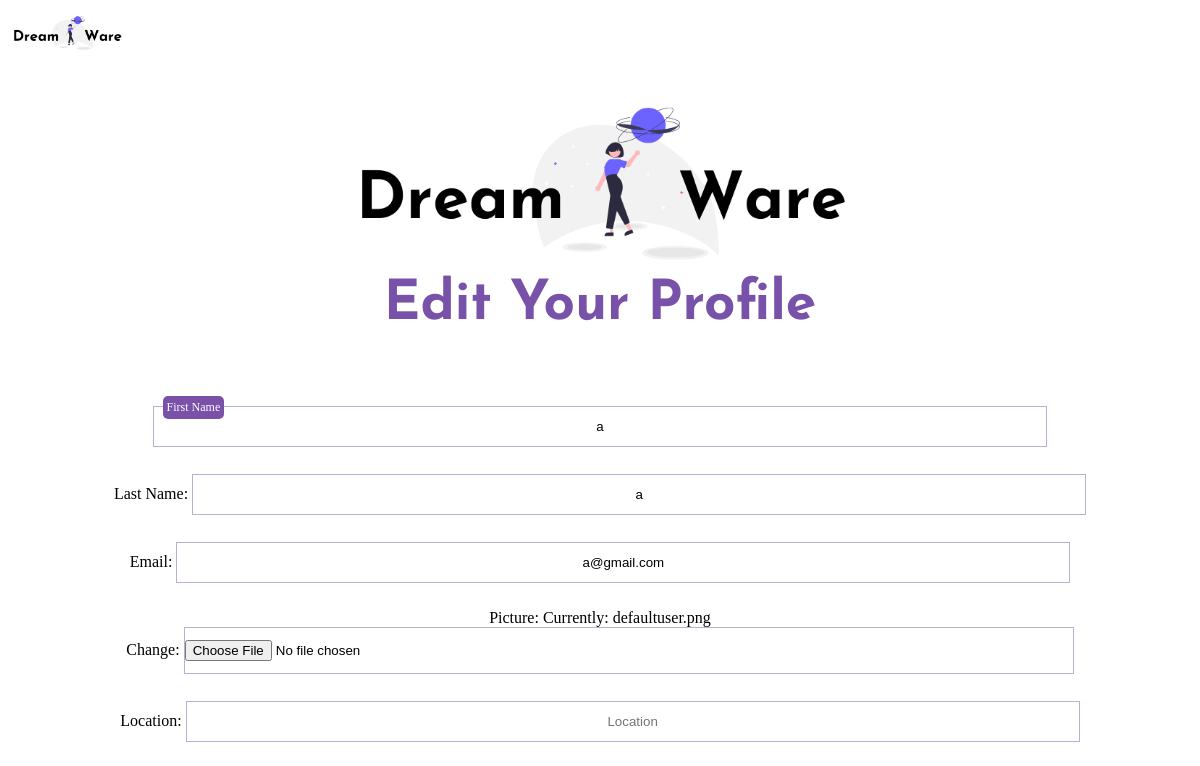
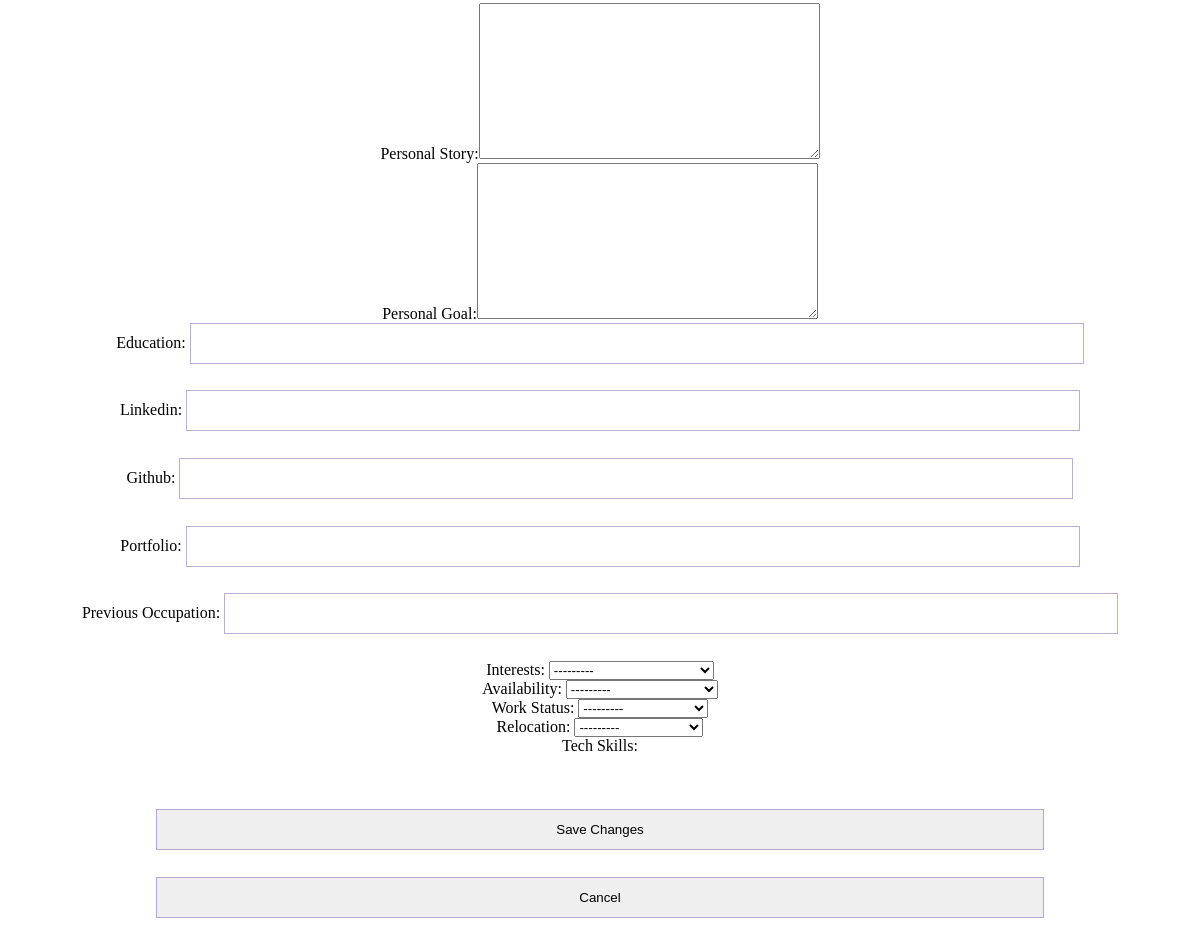
The app's page /memberProfile/ (signed in), older data (2 pictures, top to bottom).
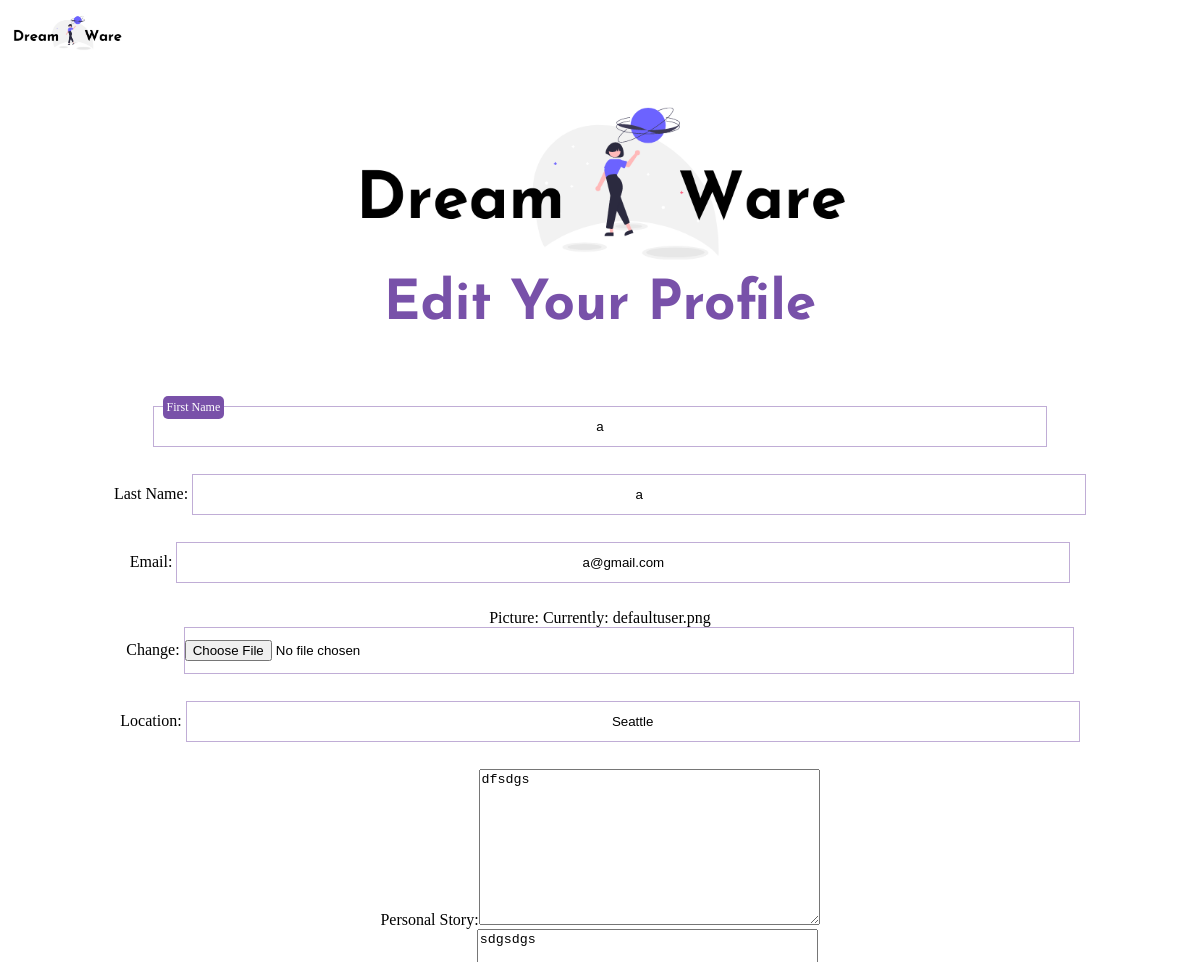
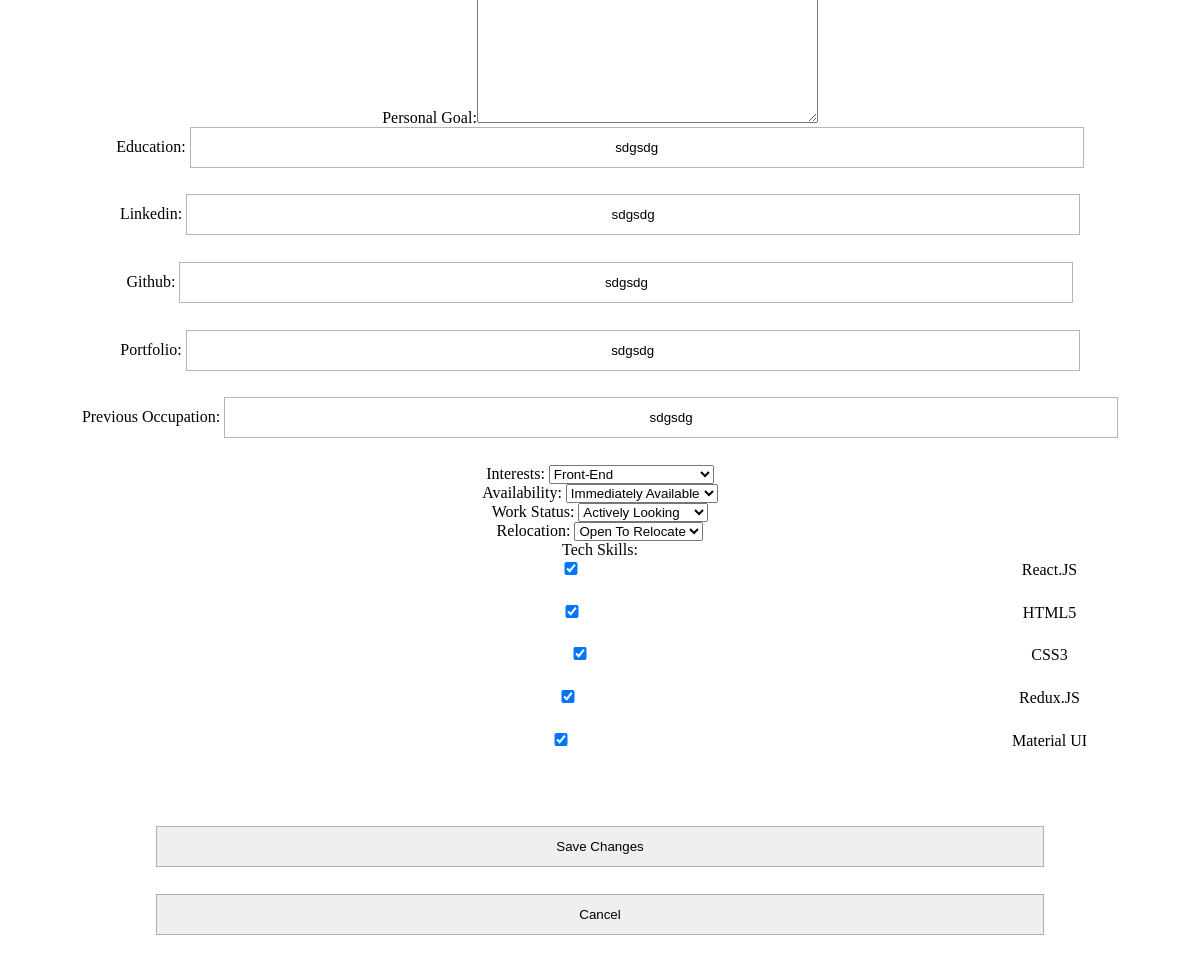
The same page, newer data (2 pictures, top to bottom).
### dashboard/models.py (models this page shows, shortened)
class Member(models.Model):
    INTERESTS = (
        ('FE', 'Front-End'),
        ('BE', 'Back-End'),
        ('FS', 'Full-Stack'),
        ('MD', 'Mobile Dev'),
        ('DO', 'Dev Ops'),
        ('SI', 'Security & Infrastructure')
    )
    WORK_STATUS = (
        ('AL', 'Actively Looking'),
        ('AC', 'Just Curious'),
        ('HE', 'Happily Employed')
    )
    WORK_AVAILABILITY = (
        ('IA', 'Immediately Available'),
        ('AW', 'About 2 Weeks'),
        ('MT', 'Moving Target')
    )
    RELOCATION_STATUS = (
        ('OK', 'Open To Relocate'),
        ('NO', 'No')
    )
    user = models.OneToOneField(CustomUser, on_delete=models.CASCADE)
    email = models.EmailField()
    picture = models.ImageField(default="defaultuser.png",upload_to="profile_images") #upload to images folder in database
    location = models.CharField(max_length=100)
    personal_goal = models.TextField(max_length=500)
    personal_story = models.TextField(max_length=500)
    education = models.CharField(max_length=100)
    linkedin = models.CharField(max_length=100)
    github = models.CharField(max_length=100)
    portfolio = models.CharField(max_length=100)
    interests = MultiSelectField(choices=INTERESTS)
    previous_occupation = models.CharField(max_length=100)
    availability = models.CharField(max_length=2, choices=WORK_AVAILABILITY)
    workstatus = models.CharField(max_length=2, choices=WORK_STATUS)
    relocation = models.CharField(max_length=2, choices=RELOCATION_STATUS)
    skills = models.ManyToManyField(TechSkills,related_name="CustomUsers")

### dashboard/views.py (the view)
# urls.py: path('memberProfile/', views.memberProfile, name='memberProfile'),
@login_required(login_url='/login/')
def memberProfile(request):
    if request.method == 'POST':
        user_form = UpdateMemberForm(request.POST, instance=request.user)
        profile_form = MemberProfileForm(request.POST,request.FILES, instance=request.user.member, )
        if user_form.is_valid() and profile_form.is_valid():
            user_form.save()
            profile_form.save()
            messages.success(request, 'Your profile was updated successfully')
            return redirect('memberProfile')
        else:
            return render(request, "memberProfile.html",
                {
                'user_form': user_form,
                'profile_form': profile_form,
                }
            )
    else:
        user_form = UpdateMemberForm(instance=request.user)
        profile_form = MemberProfileForm(instance=request.user.member)
    return render(request, 'memberProfile.html',
        {
            'user_form': user_form,
            'profile_form': profile_form,
        }
    )

### dashboard/forms.py
class UpdateMemberForm(forms.ModelForm):
    first_name = forms.CharField(max_length=50)
    last_name = forms.CharField(max_length=50)
    email = forms.EmailField()
    class Meta:
        model = CustomUser
        fields = ('first_name','last_name', 'email',)

### dashboard/models.py (called while the page is built)
    def __str__(self):
        return self.name

### templates/memberProfile.html (shortened to what this page needs)
<!DOCTYPE html>
<html lang="en">
    <head>
        {% load static %}
        <link rel="stylesheet" href="{% static 'style.css' %}">
    </head>
    <body>
        <main>
            <a href="/"><img src="/static/images/dreamwareLogo.png" height="10%" width="10%"></a>
            <section class="register-section">
                <section class="register-panel">
                    <section>
                        <img src="/static/images/dreamwareLogo.png" height="45%" width="45%">
                        <h1 class="register-title">Edit Your Profile</h1>
                    </section>
                    <form  method="POST" enctype="multipart/form-data" >
                        <label class="input-labels" for={ user_form.first_name }>First Name</label>
                        {{ user_form.first_name }}<br>
                        Last Name: {{ user_form.last_name }} <br>
                        Email: {{ user_form.email }} <br>
                        Picture: {{ profile_form.picture }} <br>
                        Location: {{ profile_form.location }} <br>
                        Personal Story:{{ profile_form.personal_story }} <br>
                        Personal Goal:{{ profile_form.personal_goal }} <br>
                        Education: {{ profile_form.education }} <br>
                        Linkedin: {{ profile_form.linkedin }}  <br>
                        Github: {{ profile_form.github }}  <br>
                        Portfolio: {{ profile_form.portfolio }}  <br>
                        Previous Occupation: {{ profile_form.previous_occupation }}  <br>
                        Interests: {{ profile_form.interests }}  <br>
                        Availability: {{ profile_form.availability }}  <br>
                        Work Status: {{ profile_form.workstatus }}  <br>
                        Relocation: {{ profile_form.relocation }}  <br>
                        Tech Skills: {{ profile_form.skills }} <br><br><br>
                        <input type="submit" value="Save Changes" name="save" />
                        <input type="reset" value="Cancel" name="cancel" />
                        <br/>
                    </form>
                </section>
            </section>
        </main>
    </body>
</html>

Row changes from the older to the newer data that the page shows:
changed Member: location (not shown) → "Seattle"; personal_story (not shown) → "dfsdgs"; personal_goal (not shown) → "sdgsdgs"; education (not shown) → "sdgsdg"; linkedin (not shown) → "sdgsdg"; github (not shown) → "sdgsdg"; portfolio (not shown) → "sdgsdg"; previous_occupation (not shown) → "sdgsdg"; interests "---------" → "Front-End"; availability "---------" → "Immediately Available"; workstatus "---------" → "Actively Looking"; relocation "---------" → "Open To Relocate"
Text that changed along with them:
form field skills: (not shown) → "☑ ☑ ☑ ☑ ☑"
text now shown: "React.JS HTML5 CSS3 Redux.JS Material UI"
